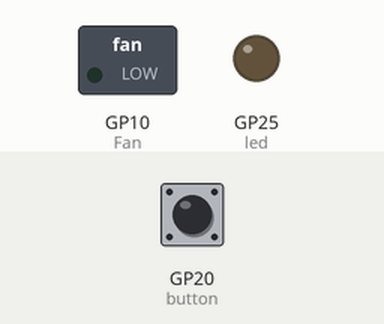
This program was run on a simulated Raspberry Pi Pico running MicroPython. Shown: switched loads named in the program (green lamp = pin HIGH), output pins drawn as LEDs (lit = HIGH). The test bench sets the inputs (shaded band); at power-on: GP20 (button) HIGH. What the program prints to the serial console is not drawn.

Above: at 1.2 s.
1.3 s: GP20 (button) pulled LOW for 0.15 s
At 2.1 s:
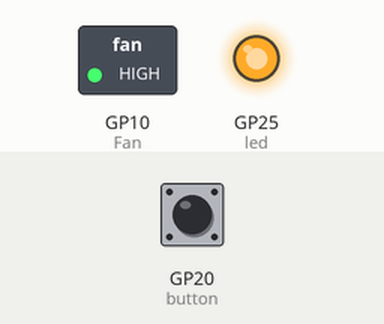
2.9 s: GP20 (button) pulled LOW for 1 s
At 3.3 s:
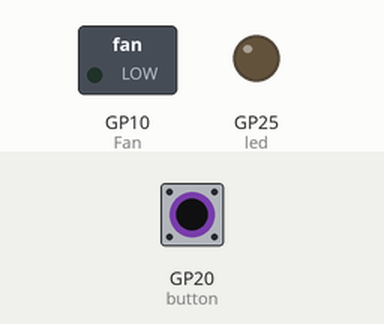
5.4 s: GP20 (button) pulled LOW for 3.2 s
At 6.4 s:
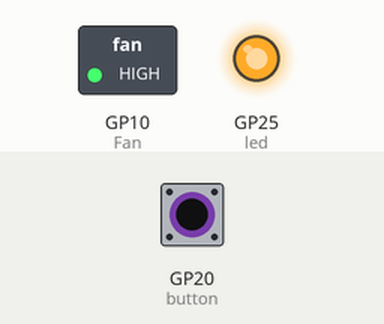
Timing chart, 0 to 8.4 s (numbered marks = the images above; inputs shaded):
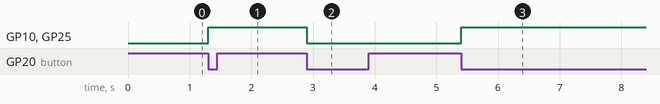

The program:

Fan_button.py
```python
"""
의사코드
1. 버튼을 누르면 환풍기가 작동하고, 버튼을 누르지 않으면 환풍기가 작동하지 않는다.
2. 버튼을 누르면 버튼의 상태를 출력한다.
"""

from machine import Pin
import utime

# 환풍기 핀 초기화
led = Pin('LED', Pin.OUT)
Fan = machine.Pin(10, machine.Pin.OUT)
button = Pin(20, Pin.IN, Pin.PULL_UP)

# 버튼 상태를 추적하는 변수 초기화
button_state = False

# 버튼이 눌렸을 때 호출될 핸들러 함수 정의
def button_handler(pin):
    global button_state
    # 버튼 상태 전환
    button_state = not button_state
    print("환풍기에 입력 값:", end =' ')
    print(button_state)
    led.value(button_state)
    Fan.value(button_state)

# 버튼에 핸들러 등록
button.irq(trigger=Pin.IRQ_FALLING, handler=button_handler)

while True:
    utime.sleep(1)
```

Measured:
- after the input at 1.3 s, GP10 (Fan), GP25 (led): LOW → HIGH at once
- after the input at 2.9 s, GP10 (Fan), GP25 (led): HIGH → LOW at once
- after the input at 5.4 s, GP10 (Fan), GP25 (led): LOW → HIGH at once
